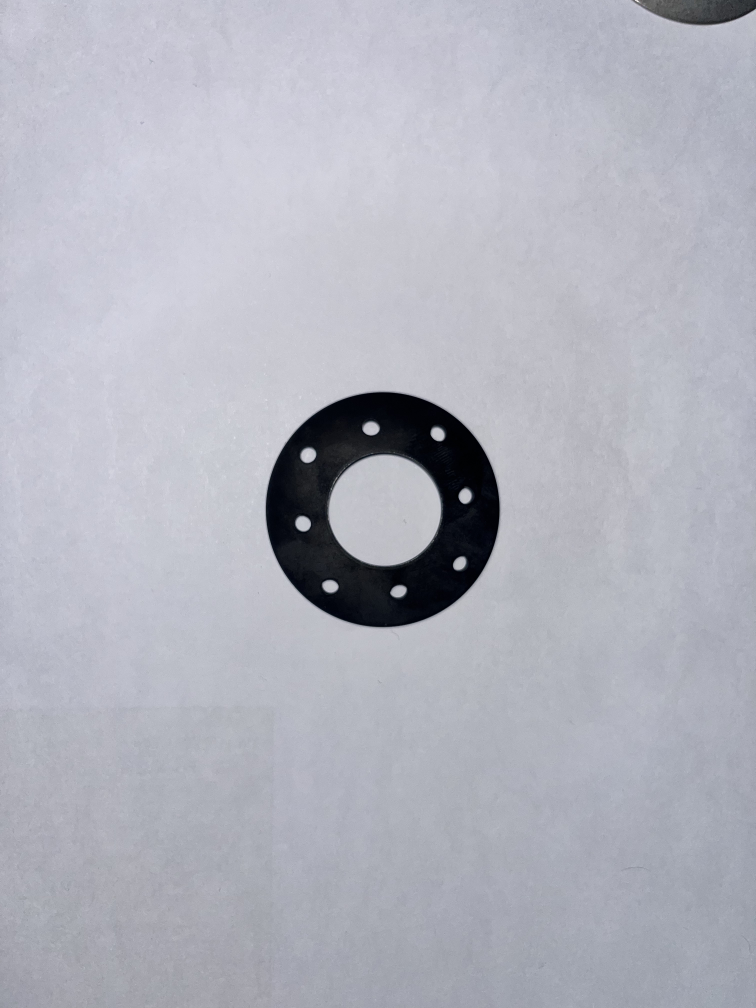
#> input picture 프랩/IMG_3119.jpg, 3024 x 4032 px (shown at 1/4 size)
$ python 'contour_외각.py'
#> lines starting #> are read from the running program, lines starting #| are printed output that depends on the picture; after the words box and inside, x2 and y2 are one past the last pixel; in counts of white or black regions, pixels touching at a corner belong together
import cv2
import numpy as np
import math
from itertools import combinations

# 각도 계산 함수
def calculate_angle(p1, p2, p3):
    """
    주어진 세 점에서 p2를 기준으로 각도를 계산.
    :param p1: 첫 번째 점 (x1, y1)
    :param p2: 두 번째 점 (기준점)
    :param p3: 세 번째 점 (x3, y3)
    :return: 각도 (degree)
    """
    v1 = np.array([p1[0] - p2[0], p1[1] - p2[1]])
    v2 = np.array([p3[0] - p2[0], p3[1] - p2[1]])
    dot_product = np.dot(v1, v2)
    magnitude_v1 = np.linalg.norm(v1)
    magnitude_v2 = np.linalg.norm(v2)
    cos_angle = dot_product / (magnitude_v1 * magnitude_v2)
    angle = np.arccos(np.clip(cos_angle, -1.0, 1.0))
    return np.degrees(angle)

# 이미지 읽기
image = cv2.imread("IMG_3119.jpg")
#> image is the input picture: shape (4032, 3024, 3); mean B, G, R 189.1, 178.8, 177.4
image_triangle = image.copy()
image_washer = image.copy()

# 그레이스케일 및 블러 처리
gray = cv2.cvtColor(image, cv2.COLOR_BGR2GRAY)
gray = cv2.GaussianBlur(gray, (5, 5), 0)
gray = cv2.bitwise_not(gray)
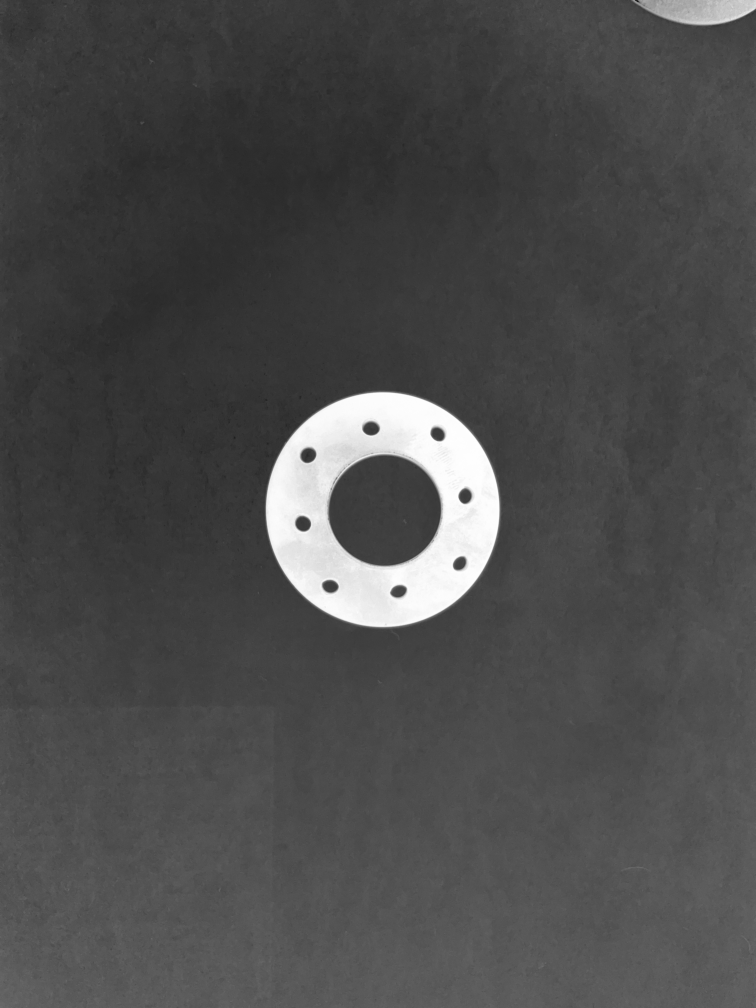
#> gray: shape (4032, 3024) (shown at 1/4 size); min 3, max 255, mean 75.4

# 엣지 검출 및 이진화
edges = cv2.Canny(gray, 100, 200)
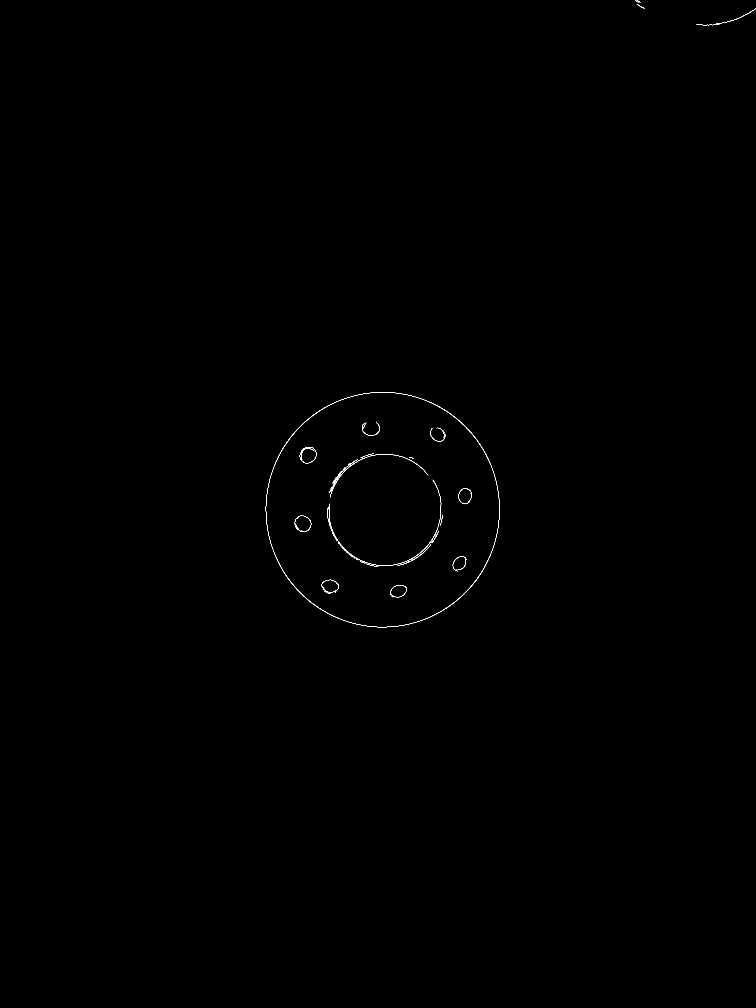
#> edges: shape (4032, 3024) (shown at 1/4 size); 0.07% white in thin lines or dots, all inside (x1, y1, x2, y2) = (1063, 0, 3024, 2509)
_, thresh = cv2.threshold(gray, 127, 255, cv2.THRESH_BINARY)
#> thresh: shape (4032, 3024); 4.5% white; 2 white regions, box (x1, y1, x2, y2) and area: (1063, 1568, 2000, 2510) 517060, (2530, 0, 3024, 101) 36118
thresh = cv2.erode(thresh, None, iterations=2)
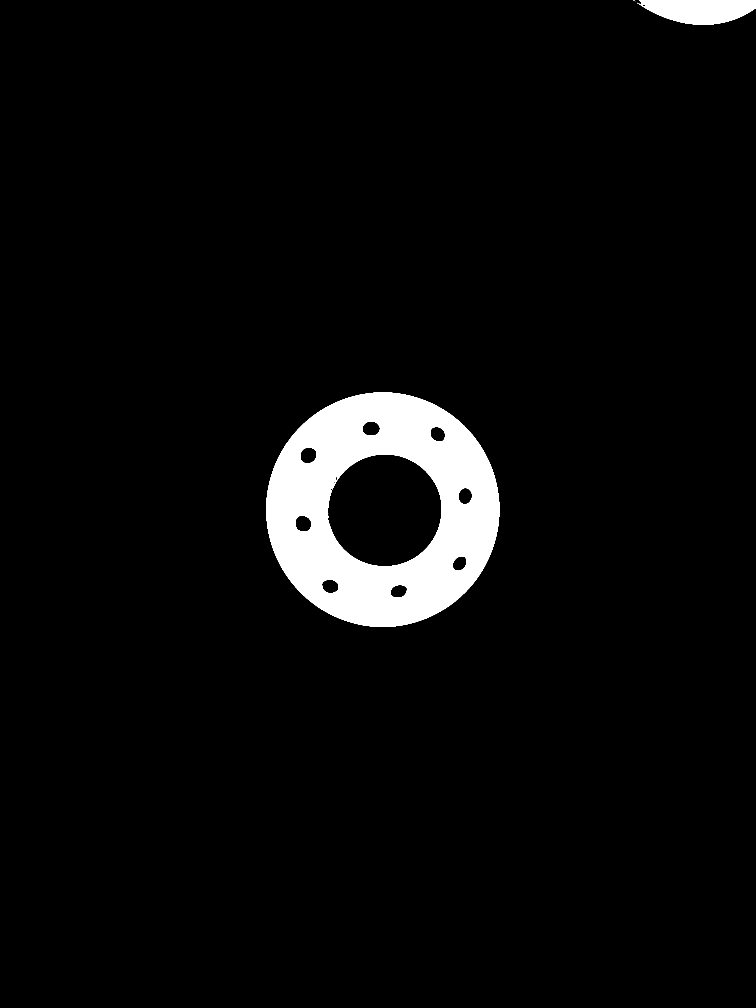
#> thresh: shape (4032, 3024) (shown at 1/4 size); 4.4% white; 6 white regions (4 under 20 px), largest, box (x1, y1, x2, y2) and area: (1065, 1570, 1998, 2508) 502031, (2555, 0, 3024, 99) 34595
thresh = cv2.dilate(thresh, None, iterations=2)
#> thresh: shape (4032, 3024); 4.5% white; 4 white regions

# 컨투어 찾기
contours, _ = cv2.findContours(thresh, cv2.RETR_CCOMP, cv2.CHAIN_APPROX_SIMPLE)
#> contours = 19 contours, 5 with area under 20; largest, box (x1, y1, x2, y2) and area: (1063, 1568, 2000, 2510) 691776, (1312, 1818, 1765, 2264) 157041, (2546, 0, 3024, 101) 35538, (1182, 2064, 1244, 2126) 2916, (1203, 1791, 1266, 1852) 2895

# 내부 원 중심점 및 와셔 분석
inner_centers = []
for contour in contours:
    if cv2.contourArea(contour) < 500:
        continue
    (x, y), radius = cv2.minEnclosingCircle(contour)
    diameter = 2 * radius
    if 400 > diameter or 500 < diameter:
        inner_centers.append((int(x), int(y)))

    # 내부 원 추출
    mask = np.zeros(gray.shape, dtype=np.uint8)
    cv2.drawContours(mask, [contour], -1, 255, -1)
    masked_image = cv2.bitwise_and(gray, gray, mask=mask)
    circles = cv2.HoughCircles(masked_image, cv2.HOUGH_GRADIENT, dp=1.2, minDist=radius/2,
                               param1=50, param2=30, minRadius=5, maxRadius=int(radius/2))
    num_inner_circles = circles.shape[1] if circles is not None else 0

    # 와셔 결과 시각화
    color = (0, 0, 255) if diameter >= 500 else (0, 255, 0)
    cv2.circle(image_washer, (int(x), int(y)), 5, color, -1)
    cv2.putText(image_washer, f"Diameter: {int(diameter)}", (int(x - radius), int(y - radius - 10)),
                cv2.FONT_HERSHEY_SIMPLEX, 1.6, (0, 255, 255), 2)
    cv2.putText(image_washer, f"Inner: {num_inner_circles}", (int(x - radius), int(y + radius + 20)),
                cv2.FONT_HERSHEY_SIMPLEX, 1.6, (0, 255, 255), 2)
#> this loop made 19 passes
#> (x, y, radius, diameter, num_inner_circles, color) on passes 1, 2, 3, 4, 5, 7, 12, 13, 14, 15: (1530.6, 2038.2, 471, 942.1, 9, (0, 0, 255)), (1594, 2364.5, 33.38, 66.76, 0, (0, 255, 0)), (1321.2, 2342.9, 32.77, 65.55, 0, (0, 255, 0)), (1837, 2252, 30.61, 61.22, 0, (0, 255, 0)), (1213, 2093.7, 32.03, 64.06, 0, (0, 255, 0)), (1859, 1983.6, 30.83, 61.67, 0, (0, 255, 0)), (1537.1, 2039.2, 228.1, 456.3, 0, (0, 255, 0)), (1233.6, 1821.5, 32.52, 65.04, 0, (0, 255, 0)), (1749.5, 1737.5, 30.7, 61.4, 0, (0, 255, 0)), (1484.3, 1715.5, 33.77, 67.54, 0, (0, 255, 0))
#> contour on passes 9, 10, 16: [[1336, 1928], [1337, 1927], [1338, 1928], [1337, 1929]], [[1337, 1927], [1338, 1926], [1339, 1927], [1338, 1928]], [[2540, 5], [2540, 9], [2544, 9], [2544, 5]]
#> pass 1, `masked_image = cv2.bitwise_and(gray, gray, mask=mask)`:
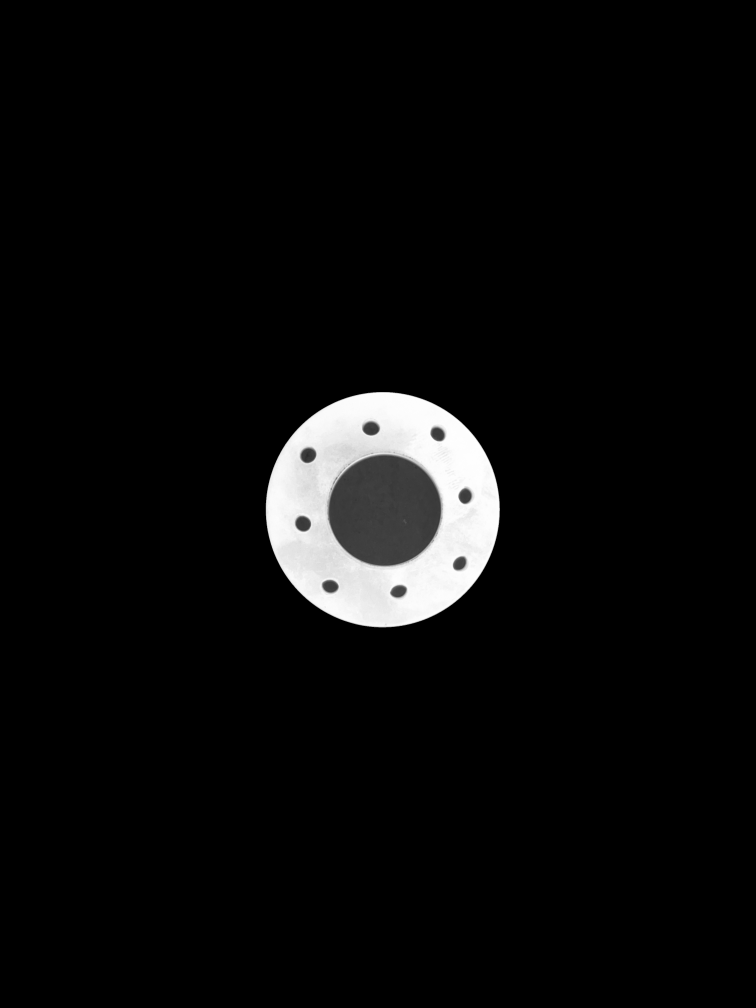
#> masked_image: shape (4032, 3024) (shown at 1/4 size); min 0, max 255, mean 11
#> after the loop:
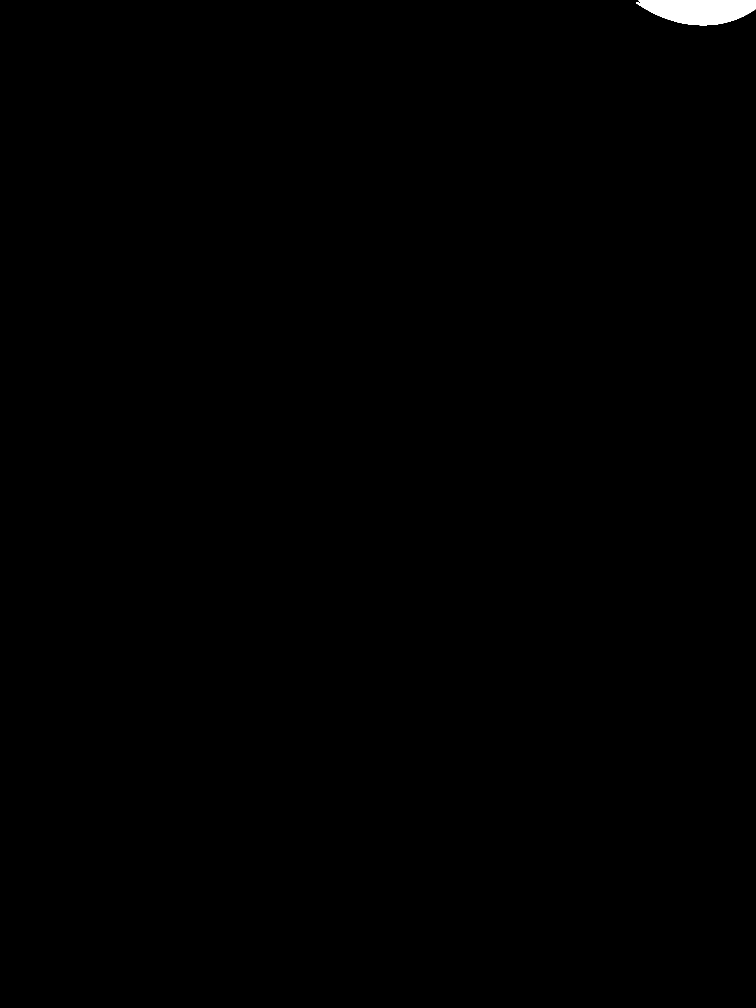
#> mask: shape (4032, 3024) (shown at 1/4 size); 0.3% white; 1 white region, box (x1, y1, x2, y2) and area: (2546, 0, 3024, 101) 36047
#> after the loop, inner_centers = [(1530, 2038), (1594, 2364), (1321, 2342), (1837, 2252), (1213, 2093), (1859, 1983), (1233, 1821), (1749, 1737), (1484, 1715)]

print(inner_centers)
#| [(1530, 2038), (1594, 2364), (1321, 2342), (1837, 2252), (1213, 2093), (1859, 1983), (1233, 1821), (1749, 1737), (1484, 1715)]
# 삼각형 및 각도 계산
valid_triangles = []
radius_max_threshold = 400
radius_min_threshold = 300

for start, end in combinations(inner_centers, 2):
    # 두 점 사이 거리 조건
    distance = math.sqrt((start[0] - end[0])**2 + (start[1] - end[1])**2)
    if radius_min_threshold <= distance <= radius_max_threshold:
        cv2.line(image_triangle, start, end, (0, 255, 0), 1)
#> this loop made 36 passes
#> (start, end, distance) on passes 1 to 12: ((1530, 2038), (1594, 2364), 332.2), ((1530, 2038), (1321, 2342), 368.9), ((1530, 2038), (1837, 2252), 374.2), ((1530, 2038), (1213, 2093), 321.7), ((1530, 2038), (1859, 1983), 333.6), ((1530, 2038), (1233, 1821), 367.8), ((1530, 2038), (1749, 1737), 372.2), ((1530, 2038), (1484, 1715), 326.3), ((1594, 2364), (1321, 2342), 273.9), ((1594, 2364), (1837, 2252), 267.6), ((1594, 2364), (1213, 2093), 467.5), ((1594, 2364), (1859, 1983), 464.1)

for triangle in combinations(inner_centers, 3):
    p1, p2, p3 = triangle
    d1 = math.dist(p1, p2)
    d2 = math.dist(p2, p3)
    d3 = math.dist(p1, p3)
    if d1 + d2 > d3 and d2 + d3 > d1 and d1 + d3 > d2:
        valid_triangles.append(triangle)
#> this loop made 84 passes
#> (p1, p2, p3, d1, d2, d3) on passes 1 to 11: ((1530, 2038), (1594, 2364), (1321, 2342), 332.2, 273.9, 368.9), ((1530, 2038), (1594, 2364), (1837, 2252), 332.2, 267.6, 374.2), ((1530, 2038), (1594, 2364), (1213, 2093), 332.2, 467.5, 321.7), ((1530, 2038), (1594, 2364), (1859, 1983), 332.2, 464.1, 333.6), ((1530, 2038), (1594, 2364), (1233, 1821), 332.2, 652.1, 367.8), ((1530, 2038), (1594, 2364), (1749, 1737), 332.2, 645.9, 372.2), ((1530, 2038), (1594, 2364), (1484, 1715), 332.2, 658.3, 326.3), ((1530, 2038), (1321, 2342), (1837, 2252), 368.9, 523.8, 374.2), ((1530, 2038), (1321, 2342), (1213, 2093), 368.9, 271.4, 321.7), ((1530, 2038), (1321, 2342), (1859, 1983), 368.9, 646.8, 333.6), ((1530, 2038), (1321, 2342), (1233, 1821), 368.9, 528.4, 367.8)
#> (d1, d2, d3) on passes 61 to 66: (646.8, 460.9, 647.8), (528.4, 522.8, 741.1), (528.4, 272.5, 647.8), (741.1, 265.9, 647.8), (643.9, 655.3, 269.9), (643.9, 272.7, 742)
#> after the loop, valid_triangles = 84 items

for p1, p2, p3 in valid_triangles:
    angle1 = calculate_angle(p2, p1, p3)
    angle2 = calculate_angle(p1, p2, p3)
    angle3 = calculate_angle(p1, p3, p2)

    # 각도가 45 < 각도 < 50인 경우에만 출력
    if 45 < angle1 < 50:
        # 선의 중앙 좌표 계산
        mid_point1 = ((p1[0] + p2[0]) // 2, (p1[1] + p2[1]) // 2)
        cv2.putText(image_triangle, f"{int(angle1)}", mid_point1,
                    cv2.FONT_HERSHEY_SIMPLEX, 1.3, (255, 0, 0), 1)

    if 45 < angle2 < 50:
        mid_point2 = ((p2[0] + p3[0]) // 2, (p2[1] + p3[1]) // 2)
        cv2.putText(image_triangle, f"{int(angle2)}", mid_point2,
                    cv2.FONT_HERSHEY_SIMPLEX, 1.3, (255, 0, 0), 1)

    if 45 < angle3 < 50:
        mid_point3 = ((p1[0] + p3[0]) // 2, (p1[1] + p3[1]) // 2)
        cv2.putText(image_triangle, f"{int(angle3)}", mid_point3,
                    cv2.FONT_HERSHEY_SIMPLEX, 1.3, (255, 0, 0), 1)
#> this loop made 84 passes
#> (p1, p2, p3) on pass 4: ((1530, 2038), (1594, 2364), (1859, 1983))
#> (p1, p2, p3) on pass 1: ((1530, 2038), (1594, 2364), (1321, 2342))

# 두 이미지를 동시에 출력
combined = np.hstack((image_triangle, image_washer))
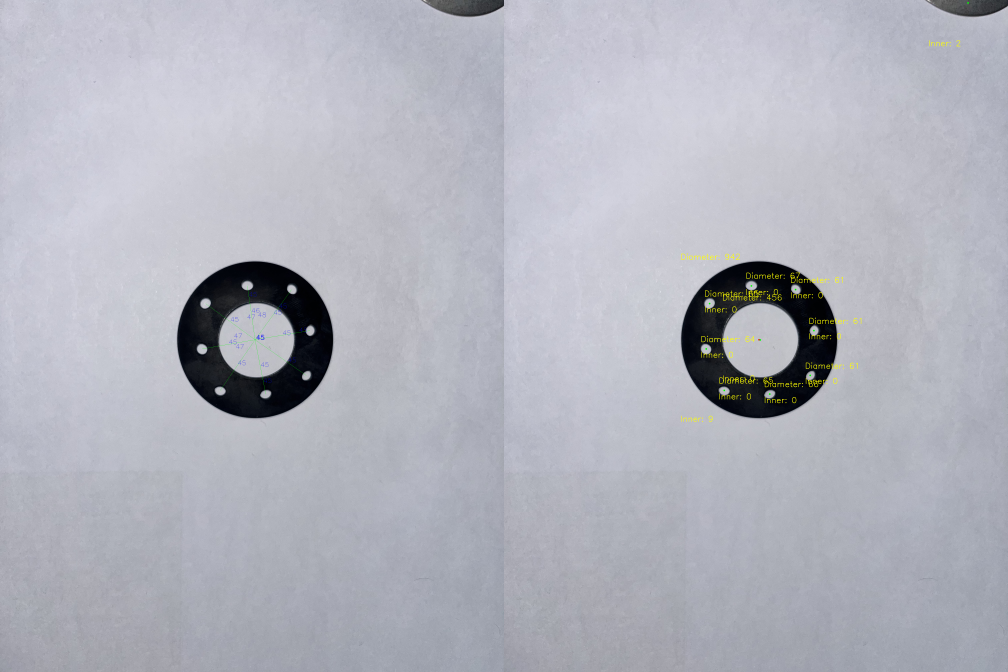
#> combined: shape (4032, 6048, 3) (shown at 1/6 size); mean B, G, R 189, 179.1, 177.6
cv2.imshow("Triangles and Washer Analysis", combined)
cv2.waitKey(0)
cv2.destroyAllWindows()
